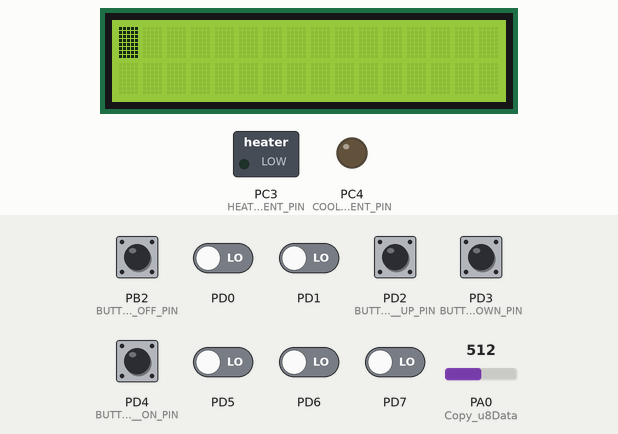
The program below on a simulated ATmega32, built with avr-gcc and emulated at 16 MHz. Parts: 16×2 character LCD, switched loads named in the program (green lamp = pin HIGH), output pins drawn as LEDs (lit = HIGH). Wiring (inferred from the names in the program): character LCD (HD44780): RS PB1; E PB3; data PA4, PA5, PA6, PA7. Inputs (shaded band) come from the test bench; at power-on: PD2 (BUTTON__UP_PIN), PD3 (BUTTON__DOWN_PIN) HIGH, PB2 (BUTTON__OFF_PIN), PD0, PD1, PD4 (BUTTON__ON_PIN), PD5–7 LOW, PA0 (Copy_u8Data) = 512. Pins used as bus, display or sensor lines are not drawn. At 11.9 s the program stops and its outputs stay as they are.

Above: at 1.2 s.
1.3 s: PD4 (BUTTON__ON_PIN) pulled HIGH for 0.15 s
At 3.8 s:
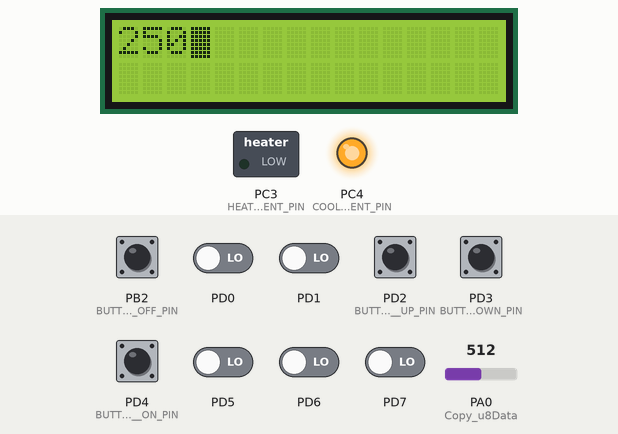
4.4 s: PA0 (Copy_u8Data) set to 60
At 6.4 s:
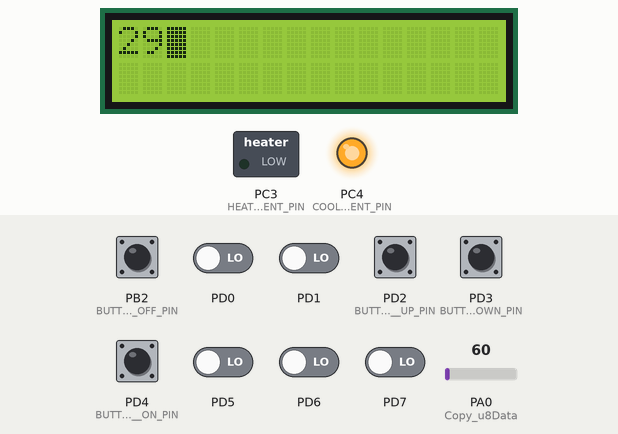
7.4 s: PA0 (Copy_u8Data) set to 121
At 7.9 s:
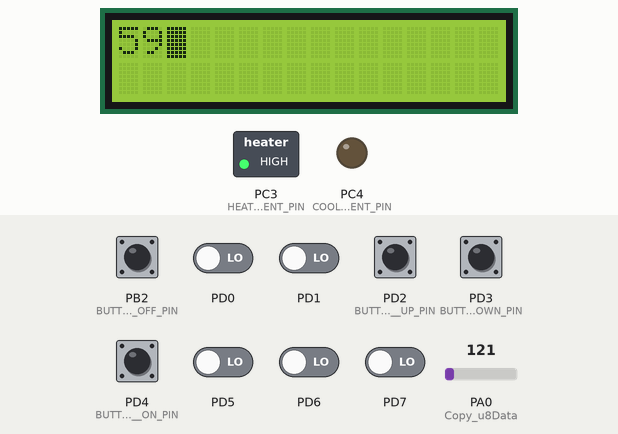
10.4 s: PA0 (Copy_u8Data) set to 144
At 11.8 s:
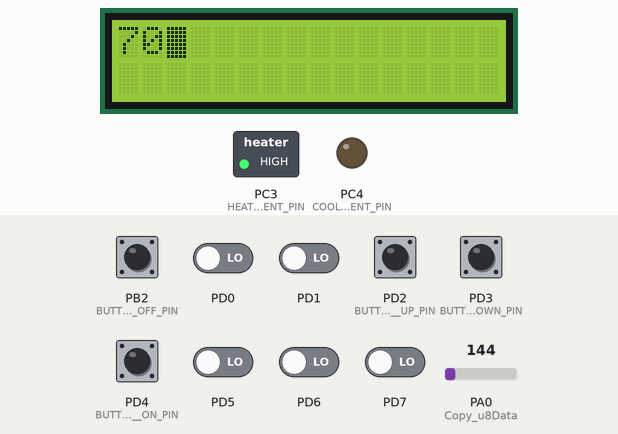
11.9 s: PB2 (BUTTON__OFF_PIN) pulled HIGH for 0.15 s
Timing chart, 0 to 13.4 s (numbered marks = the images above; inputs shaded):
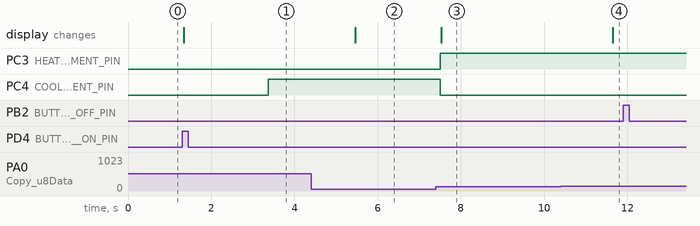

The program:

main.c
```c
/*
 * main.c
 *
 *  Created on: Jun 25, 2023
 *      Author: fathy
 */
#include "../LIBRARY/errorState.h"
#include"../LIBRARY/stdTypes.h"
#include"../MCAL/DIO/DIO_int.h"
#include "../HAL/BUTTON/BUTTON_int.h"

#include"../HAL/LCD/LCD_int.h"

#include "../MCAL/GIE/GIE_int.h"
#include "../MCAL/EXTI/EXTI_int.h"
#include "../MCAL/ADC/ADC_int.h"
#include "../HAL/TEMP_SENSOR/TEMP_SENSOR_int.h"

#include "../HAL/EEPROM/EEPROM_int.h"
#include "../HAL/COOLING_ELEMENT/COOLING_ELEMENT_int.h"
#include "../HAL/HEATING_ELEMENT/HEATING_ELEMENT_int.h"
void Initalization(void);
void LCD_Display(u8 Copy_u8Number);
void Sensor_Display(void);
void TURN_OFF(void);
void System_Managment(void);
void Temperature_Setting_Mode(void);
void Increase_TEMP(void);
void Decrease_TEMP(void);
void Save_Data(void);

u8 Initial_Temp=60;
u8 ON_Flag=0;
u8 First_Press=0; // for up and down buttons
u16 TEMPERATURE;
#include<util/delay.h>
int main(){
	Initalization();
	EXTI_voidCallBack(Increase_TEMP,INT0);
	EXTI_voidCallBack(Decrease_TEMP,INT1);
	EXTI_voidCallBack(Save_Data,INT2);
	u8 value;
	/*
	EEPROM_voidRead(&value,0,0);
	if(value!=0xFF){
		Initial_Temp=value;
	}
	*/
	while(1){
		BUTTON_ON_voidGetValue(&value);
		if (value==PRESSED){
			ON_Flag=1;
		}
		if(ON_Flag){
		Sensor_Display();
		System_Managment();
		}
		else{
			TURN_OFF();
		}
	}
}
void Initalization(void){
	GIE_voidEnable();
	EXTI_voidInit();
	LCD_voidInit();
	TEMP_SENSOR_voidInit();
	BUTTON_voidInit();

	EEPROM_voidInit();
	HEATING_ELEMENT_voidInit();
	COOLING_ELEMENT_voidInit();
}
void LCD_Display(u8 Copy_u8Number){
	LCD_voidClearScreen();
	LCD_voidWritInteger(Copy_u8Number);
}
void Sensor_Display(void){
	TEMPERATURE=TEMP_SENSOR_u16Read();
	LCD_Display(TEMPERATURE);
	_delay_ms(2000);
}
void TURN_OFF(void){
	HEATING_ELEMENT_voidDisable();
	COOLING_ELEMENT_voidDisable();
	LCD_voidClearScreen();

}
void System_Managment(void){
	if(TEMPERATURE<Initial_Temp-5){
		HEATING_ELEMENT_voidEnable();
		COOLING_ELEMENT_voidDisable();
	}
	else if(TEMPERATURE>Initial_Temp+5){
		COOLING_ELEMENT_voidEnable();
		HEATING_ELEMENT_voidDisable();
	}
}
void Temperature_Setting_Mode(void){
	if(First_Press==1){
		LCD_Display(Initial_Temp);
	}
}
void Increase_TEMP(void){
	if(First_Press==1){
		if(Initial_Temp<=70){
			Initial_Temp+=5;
		}
		LCD_Display(Initial_Temp);
		_delay_ms(1000);
		First_Press=0;
	}
	else{
		First_Press=1;
	}

}
void Decrease_TEMP(void){
	if(First_Press==1){
			if(Initial_Temp>=40){
				Initial_Temp-=5;
			}
			LCD_Display(Initial_Temp);
			_delay_ms(1000);
			First_Press=0;
		}
		else{
			First_Press=1;
		}
}
void Save_Data(void){
	EEPROM_voidWrite(Initial_Temp,0,0);
	ON_Flag=0;
}
```

errorState.h
```c
/*
 * errorState.h
 *
 *  Created on: Sep 16, 2022
 *      Author: Ahmed El-Gaafrawy
 */

#ifndef ERRORSTATE_H_
#define ERRORSTATE_H_

typedef enum
{
	ES_OK,
	ES_NOK,
	ES_OUT_OF_RANGE,
	ES_NULL_POINTER,
}ES_t;

#endif /* ERRORSTATE_H_ */
```

BUTTON_conf.h
```c
/*
 * BUTTON_conf.h
 *
 *  Created on: Feb 8, 2023
 *      Author: fathy
 */

#ifndef HAL_BUTTON_BUTTON_CONF_H_
#define HAL_BUTTON_BUTTON_CONF_H_

#define BUTTON_UP_GROUP  DIO_u8GROUP_D
#define BUTTON__UP_PIN    DIO_u8PIN2


#define BUTTON_DOWN_GROUP  DIO_u8GROUP_D
#define BUTTON__DOWN_PIN    DIO_u8PIN3

#define BUTTON_ON_GROUP  DIO_u8GROUP_D
#define BUTTON__ON_PIN    DIO_u8PIN4

#define BUTTON_OFF_GROUP  DIO_u8GROUP_B
#define BUTTON__OFF_PIN    DIO_u8PIN2


#endif /* HAL_BUTTON_BUTTON_CONF_H_ */
```

BUTTON_int.h
```c
/*
 * BUTTON_int.h
 *
 *  Created on: Feb 8, 2023
 *      Author: fathy
 */

#ifndef HAL_BUTTON_BUTTON_INT_H_
#define HAL_BUTTON_BUTTON_INT_H_

void BUTTON_voidInit(void);
void BUTTON_ON_voidGetValue(u8 * copy_u8Value);
void BUTTON_OFF_voidGetValue(u8 * copy_u8Value);

#define PRESSED  1
#endif /* HAL_BUTTON_BUTTON_INT_H_ */
```

BUTTON_priv.h
```c
/*
 * BUTTON_priv.h
 *
 *  Created on: Feb 8, 2023
 *      Author: fathy
 */

#ifndef HAL_BUTTON_BUTTON_PRIV_H_
#define HAL_BUTTON_BUTTON_PRIV_H_


#endif /* HAL_BUTTON_BUTTON_PRIV_H_ */
```

BUTTON_prog.c
```c
/*
 * BUTTON_prog.c
 *
 *  Created on: Feb 8, 2023
 *      Author: fathy
 */
#include "../../LIBRARY/errorState.h"
#include "../../LIBRARY/stdTypes.h"
#include"../../MCAL/DIO/DIO_int.h"
#include "BUTTON_priv.h"
#include "BUTTON_conf.h"
#include <util/delay.h>

void BUTTON_voidInit(void){

	DIO_voidSetPinDirection(BUTTON_ON_GROUP,BUTTON__ON_PIN,DIO_u8INPUT);
	DIO_voidSetPinValue(BUTTON_ON_GROUP,BUTTON__ON_PIN,DIO_u8FLOAT);

	DIO_voidSetPinDirection(BUTTON_OFF_GROUP,BUTTON__OFF_PIN,DIO_u8INPUT);
	DIO_voidSetPinValue(BUTTON_OFF_GROUP,BUTTON__OFF_PIN,DIO_u8FLOAT);

	DIO_voidSetPinDirection(BUTTON_UP_GROUP,BUTTON__UP_PIN,DIO_u8INPUT);
	DIO_voidSetPinValue(BUTTON_UP_GROUP,BUTTON__UP_PIN,DIO_u8FLOAT);

	DIO_voidSetPinDirection(BUTTON_DOWN_GROUP,BUTTON__DOWN_PIN,DIO_u8INPUT);
	DIO_voidSetPinValue(BUTTON_DOWN_GROUP,BUTTON__DOWN_PIN,DIO_u8FLOAT);

	return;
}
void BUTTON_ON_voidGetValue(u8 * copy_u8Value){
	u8 Local_u8Value=0;
	DIO_voidGetPinValue(BUTTON_ON_GROUP,BUTTON__ON_PIN,&Local_u8Value);
	*copy_u8Value=Local_u8Value;
}
void BUTTON_OFF_voidGetValue(u8 * copy_u8Value){
	    u8 Local_u8Value=0;
		DIO_voidGetPinValue(BUTTON_OFF_GROUP,BUTTON__OFF_PIN,&Local_u8Value);
		*copy_u8Value=Local_u8Value;
}
```

COOLING_ELEMENT_conf.h
```c
/*
 * COOLING_ELEMENT_conf.h
 *
 *  Created on: Jul 5, 2023
 *      Author: fathy
 */

#ifndef HAL_COOLING_ELEMENT_COOLING_ELEMENT_CONF_H_
#define HAL_COOLING_ELEMENT_COOLING_ELEMENT_CONF_H_

#define COOLING_ELEMENT_GROUP    DIO_u8GROUP_C
#define COOLING_ELEMENT_PIN      DIO_u8PIN4

#endif /* HAL_COOLING_ELEMENT_COOLING_ELEMENT_CONF_H_ */
```

COOLING_ELEMENT_int.h
```c
/*
 * COOLING_ELEMENT_int.h
 *
 *  Created on: Jul 5, 2023
 *      Author: fathy
 */

#ifndef HAL_COOLING_ELEMENT_COOLING_ELEMENT_INT_H_
#define HAL_COOLING_ELEMENT_COOLING_ELEMENT_INT_H_

void COOLING_ELEMENT_voidInit(void);
void COOLING_ELEMENT_voidEnable(void);
void COOLING_ELEMENT_voidDisable(void);


#endif /* HAL_COOLING_ELEMENT_COOLING_ELEMENT_INT_H_ */
```

COOLING_ELEMENT_priv.h
```c
/*
 * COOLING_ELEMENT_priv.h
 *
 *  Created on: Jul 5, 2023
 *      Author: fathy
 */

#ifndef HAL_COOLING_ELEMENT_COOLING_ELEMENT_PRIV_H_
#define HAL_COOLING_ELEMENT_COOLING_ELEMENT_PRIV_H_


#endif /* HAL_COOLING_ELEMENT_COOLING_ELEMENT_PRIV_H_ */
```

COOLING_ELEMENT_prog.c
```c
/*

 * COOLING_ELEMENT_prog.c
 *
 *  Created on: Jul 5, 2023
 *      Author: fathy
 */


#include"../../LIBRARY/stdTypes.h"
#include"../../MCAL/DIO/DIO_int.h"
#include "COOLING_ELEMENT_priv.h"
#include "COOLING_ELEMENT_conf.h"
void COOLING_ELEMENT_voidInit(void){
	DIO_voidSetPinDirection(COOLING_ELEMENT_GROUP,COOLING_ELEMENT_PIN,DIO_u8OUTPUT);
}
void COOLING_ELEMENT_voidEnable(void){
	DIO_voidSetPinValue(COOLING_ELEMENT_GROUP,COOLING_ELEMENT_PIN,DIO_u8HIGH);
}
void COOLING_ELEMENT_voidDisable(void){
	DIO_voidSetPinValue(COOLING_ELEMENT_GROUP,COOLING_ELEMENT_PIN,DIO_u8LOW);
}
```

EEPROM_conf.h
```c
/*
 * EEPROM_conf.h
 *
 *  Created on: Feb 7, 2023
 *      Author: fathy
 */

#ifndef HAL_EEPROM_EEPROM_CONF_H_
#define HAL_EEPROM_EEPROM_CONF_H_

#endif /* HAL_EEPROM_EEPROM_CONF_H_ */
```

EEPROM_int.h
```c
/*
 * EEPROM_int.h
 *
 *  Created on: Feb 7, 2023
 *      Author: fathy
 */

#ifndef HAL_EEPROM_EEPROM_INT_H_
#define HAL_EEPROM_EEPROM_INT_H_

void EEPROM_voidInit(void);
void EEPROM_voidWrite(u8 Copy_u8Data,u8 Copy_u8PageAddress,u8 Copy_u8ByteAddress);
void EEPROM_voidRead(u8* Copy_u8Data,u8 Copy_u8PageAddress,u8 Copy_u8ByteAddress);
#endif /* HAL_EEPROM_EEPROM_INT_H_ */
```

EEPROM_priv.h
```c
/*
 * EEPROM_priv.h
 *
 *  Created on: Feb 7, 2023
 *      Author: fathy
 */

#ifndef HAL_EEPROM_EEPROM_PRIV_H_
#define HAL_EEPROM_EEPROM_PRIV_H_

#endif /* HAL_EEPROM_EEPROM_PRIV_H_ */
```

EEPROM_prog.c
```c
/*
 * EEPROM_prog.c
 *
 *  Created on: Feb 7, 2023
 *      Author: fathy
 */
#include "../../LIBRARY/errorState.h"
#include "../../LIBRARY/stdTypes.h"
#include"../../MCAL/IIC/IIC_int.h"
#include"EEPROM_priv.h"
#include "EEPROM_conf.h"

void EEPROM_voidInit(void)
{

	IIC_voidInit();
	return;
}
void EEPROM_voidWrite(u8 Copy_u8Data,u8 Copy_u8PageAddress,u8 Copy_u8ByteAddress)
{

	if(Copy_u8PageAddress < 8)
	{
		IIC_voidStartCondition();
		IIC_voidSendSlaveAddressWrite((0x50 | Copy_u8PageAddress));
		IIC_voidSendData(Copy_u8ByteAddress);
		IIC_voidSendData(Copy_u8Data);
		IIC_voidStopCondition();
	}

}
void EEPROM_voidRead(u8* Copy_u8Data,u8 Copy_u8PageAddress,u8 Copy_u8ByteAddress)
{
		if(Copy_u8PageAddress < 8)
		{
	u8 Local_u8Data = 0;
	IIC_voidStartCondition();
	IIC_voidSendSlaveAddressWrite((0x50 | Copy_u8PageAddress));
	IIC_voidSendData(Copy_u8ByteAddress);
	IIC_voidRepeatedStart();
	IIC_voidSendSlaveAddressRead((0x50 | Copy_u8PageAddress));
	IIC_voidReadDataNoAck(&Local_u8Data);
	*Copy_u8Data=Local_u8Data;
	IIC_voidStopCondition();
		}
}
```

HEATING_ELEMENT_conf.h
```c
/*
 * HEATING_ELEMENT_conf.h
 *
 *  Created on: Jul 5, 2023
 *      Author: fathy
 */

#ifndef HAL_HEATING_ELEMENT_HEATING_ELEMENT_CONF_H_
#define HAL_HEATING_ELEMENT_HEATING_ELEMENT_CONF_H_

#define HEATING_ELEMENT_GROUP    DIO_u8GROUP_C
#define HEATING_ELEMENT_PIN      DIO_u8PIN3
#endif /* HAL_HEATING_ELEMENT_HEATING_ELEMENT_CONF_H_ */
```

HEATING_ELEMENT_int.h
```c
/*
 * HEATING_ELEMENT_int.h
 *
 *  Created on: Jul 5, 2023
 *      Author: fathy
 */

#ifndef HAL_HEATING_ELEMENT_HEATING_ELEMENT_INT_H_
#define HAL_HEATING_ELEMENT_HEATING_ELEMENT_INT_H_

void HEATING_ELEMENT_voidInit(void);
void HEATING_ELEMENT_voidEnable(void);
void HEATING_ELEMENT_voidDisable(void);


#endif /* HAL_HEATING_ELEMENT_HEATING_ELEMENT_INT_H_ */
```

HEATING_ELEMENT_priv.h
```c
/*
 * HEATING_ELEMENT_priv.h
 *
 *  Created on: Jul 5, 2023
 *      Author: fathy
 */

#ifndef HAL_HEATING_ELEMENT_HEATING_ELEMENT_PRIV_H_
#define HAL_HEATING_ELEMENT_HEATING_ELEMENT_PRIV_H_


#endif /* HAL_HEATING_ELEMENT_HEATING_ELEMENT_PRIV_H_ */
```

HEATING_ELEMENT_prog.c
```c
/*
 * HEATING_ELEMENT_prog.c
 *
 *  Created on: Jul 5, 2023
 *      Author: fathy
 */
#include"../../LIBRARY/stdTypes.h"
#include"../../MCAL/DIO/DIO_int.h"
#include "HEATING_ELEMENT_priv.h"
#include "HEATING_ELEMENT_conf.h"
void HEATING_ELEMENT_voidInit(void){
	DIO_voidSetPinDirection(HEATING_ELEMENT_GROUP,HEATING_ELEMENT_PIN,DIO_u8OUTPUT);
}
void HEATING_ELEMENT_voidEnable(void){
	DIO_voidSetPinValue(HEATING_ELEMENT_GROUP,HEATING_ELEMENT_PIN,DIO_u8HIGH);
}
void HEATING_ELEMENT_voidDisable(void){
	DIO_voidSetPinValue(HEATING_ELEMENT_GROUP,HEATING_ELEMENT_PIN,DIO_u8LOW);
}
```

LCD_conf.h
```c
/*
 * LCD_conf.h
 *
 *  Created on: Jan 28, 2023
 *      Author: fathy
 */

#ifndef HAL_LCD_LCD_CONF_H_
#define HAL_LCD_LCD_CONF_H_

#define LCD_MODE FOUR_BIT


#define LCD_u8RS_GROUP			DIO_u8GROUP_B
#define LCD_u8RS_PIN			    DIO_u8PIN1

#define LCD_u8RW_GROUP			DIO_u8GROUP_C
#define LCD_u8RW_PIN			    DIO_u8PIN7

#define LCD_u8EN_GROUP			DIO_u8GROUP_B
#define LCD_u8EN_PIN			    DIO_u8PIN3

#define LCD_u8D7_GROUP			DIO_u8GROUP_A
#define LCD_u8D7_PIN			    DIO_u8PIN7

#define LCD_u8D6_GROUP			DIO_u8GROUP_A
#define LCD_u8D6_PIN			    DIO_u8PIN6

#define LCD_u8D5_GROUP			DIO_u8GROUP_A
#define LCD_u8D5_PIN			    DIO_u8PIN5

#define LCD_u8D4_GROUP			DIO_u8GROUP_A
#define LCD_u8D4_PIN			    DIO_u8PIN4

#define LCD_u8D3_GROUP			DIO_u8GROUP_C
#define LCD_u8D3_PIN			    DIO_u8PIN0

#define LCD_u8D2_GROUP		    DIO_u8GROUP_D
#define LCD_u8D2_PIN			    DIO_u8PIN3

#define LCD_u8D1_GROUP			DIO_u8GROUP_A
#define LCD_u8D1_PIN			    DIO_u8PIN1

#define LCD_u8D0_GROUP			DIO_u8GROUP_B
#define LCD_u8D0_PIN			    DIO_u8PIN0


#endif /* HAL_LCD_LCD_CONF_H_ */
```

LCD_int.h
```c
/*
 * LCD_int.h
 *
 *  Created on: Jan 28, 2023
 *      Author: fathy
 */

#ifndef HAL_LCD_LCD_INT_H_
#define HAL_LCD_LCD_INT_H_

void LCD_voidInit(void);
void LCD_voidWriteData(u8 Copy_u8Data);
void LCD_voidWriteCommand(u8 Copy_u8Command);
void LCD_voidWriteNLatch(u8 Copy_u8Byte);
void LCD_voidWriteString(const char*Copy_String);
void LCD_voidClearScreen(void);
void LCD_voidShiftDisplayRight(void);
void LCD_voidShiftDisplayLeft(void);
void LCD_voidSetCgram(u8 * Copy_u8Array,u8 Copy_u8Position,u8 Copy_u8Num_Char);
void LCD_voidSetDdram(u8 Copy_u8Position);
void LCD_voidWriteCharacter(u8 Copy_u8Char);
void LCD_voidWritInteger(u16 Copy_intNumber);
void LCD_voidWriteFloat(float Copy_floatNumber);
void LCD_voidGoToPosition(u8 Copy_u8Row,u8 Copy_u8Col);

#endif /* HAL_LCD_LCD_INT_H_ */
```

LCD_priv.h
```c
/*
 * LCD_priv.h
 *
 *  Created on: Jan 28, 2023
 *      Author: fathy
 */

#ifndef HAL_LCD_LCD_PRIV_H_
#define HAL_LCD_LCD_PRIV_H_

#define FOUR_BIT 4
#define EIGHT_BIT 8


#endif /* HAL_LCD_LCD_PRIV_H_ */
```

LCD_prog.c
```c
/*
 * LCD_prog.c
 *
 *  Created on: Jan 28, 2023
 *      Author: fathy
 */
#include"../../LIBRARY/errorState.h"
#include"../../LIBRARY/stdTypes.h"
#include"../../MCAL/DIO/DIO_int.h"
#include"LCD_priv.h"
#include"LCD_conf.h"
#include<util/delay.h>
void LCD_voidWriteNLatch(u8 Copy_u8Byte){

	DIO_voidSetPinValue(LCD_u8RW_GROUP,LCD_u8RW_PIN,DIO_u8LOW);
	DIO_voidSetPinValue(LCD_u8EN_GROUP,LCD_u8EN_PIN,DIO_u8LOW);

#if LCD_MODE==EIGHT_BIT
	DIO_voidSetPinValue(LCD_u8D7_GROUP,LCD_u8D7_PIN,(Copy_u8Byte>>7)&DIO_u8BIT_MASK);
	DIO_voidSetPinValue(LCD_u8D7_GROUP,LCD_u8D6_PIN,(Copy_u8Byte>>6)&DIO_u8BIT_MASK);
	DIO_voidSetPinValue(LCD_u8D7_GROUP,LCD_u8D5_PIN,(Copy_u8Byte>>5)&DIO_u8BIT_MASK);
	DIO_voidSetPinValue(LCD_u8D7_GROUP,LCD_u8D4_PIN,(Copy_u8Byte>>4)&DIO_u8BIT_MASK);
	DIO_voidSetPinValue(LCD_u8D7_GROUP,LCD_u8D3_PIN,(Copy_u8Byte>>3)&DIO_u8BIT_MASK);
	DIO_voidSetPinValue(LCD_u8D7_GROUP,LCD_u8D2_PIN,(Copy_u8Byte>>2)&DIO_u8BIT_MASK);
	DIO_voidSetPinValue(LCD_u8D7_GROUP,LCD_u8D1_PIN,(Copy_u8Byte>>1)&DIO_u8BIT_MASK);
	DIO_voidSetPinValue(LCD_u8D7_GROUP,LCD_u8D0_PIN,(Copy_u8Byte>>0)&DIO_u8BIT_MASK);
#elif LCD_MODE==FOUR_BIT
	DIO_voidSetPinValue(LCD_u8D7_GROUP,LCD_u8D7_PIN,(Copy_u8Byte>>7)&DIO_u8BIT_MASK);
	DIO_voidSetPinValue(LCD_u8D7_GROUP,LCD_u8D6_PIN,(Copy_u8Byte>>6)&DIO_u8BIT_MASK);
	DIO_voidSetPinValue(LCD_u8D7_GROUP,LCD_u8D5_PIN,(Copy_u8Byte>>5)&DIO_u8BIT_MASK);
	DIO_voidSetPinValue(LCD_u8D7_GROUP,LCD_u8D4_PIN,(Copy_u8Byte>>4)&DIO_u8BIT_MASK);
	DIO_voidSetPinValue(LCD_u8EN_GROUP,LCD_u8EN_PIN,DIO_u8HIGH);
	_delay_ms(1);
	DIO_voidSetPinValue(LCD_u8EN_GROUP,LCD_u8EN_PIN,DIO_u8LOW);
	_delay_ms(2);
	DIO_voidSetPinValue(LCD_u8D7_GROUP,LCD_u8D7_PIN,((Copy_u8Byte>>3)&1));
	DIO_voidSetPinValue(LCD_u8D6_GROUP,LCD_u8D6_PIN,((Copy_u8Byte>>2)&1));
	DIO_voidSetPinValue(LCD_u8D5_GROUP,LCD_u8D5_PIN,((Copy_u8Byte>>1)&1));
	DIO_voidSetPinValue(LCD_u8D4_GROUP,LCD_u8D4_PIN,((Copy_u8Byte>>0)&1));
	DIO_voidSetPinValue(LCD_u8EN_GROUP,LCD_u8EN_PIN,DIO_u8HIGH);
	_delay_ms(1);
	DIO_voidSetPinValue(LCD_u8EN_GROUP,LCD_u8EN_PIN,DIO_u8LOW);
	_delay_ms(2);

	#endif

					return;
}
void LCD_voidInit(void){

	DIO_voidSetPinDirection(LCD_u8RS_GROUP,LCD_u8RS_PIN,DIO_u8OUTPUT);
	DIO_voidSetPinDirection(LCD_u8RW_GROUP,LCD_u8RW_PIN,DIO_u8OUTPUT);
	DIO_voidSetPinDirection(LCD_u8EN_GROUP,LCD_u8EN_PIN,DIO_u8OUTPUT);

	DIO_voidSetPinDirection(LCD_u8D7_GROUP,LCD_u8D7_PIN,DIO_u8OUTPUT);
	DIO_voidSetPinDirection(LCD_u8D6_GROUP,LCD_u8D6_PIN,DIO_u8OUTPUT);
	DIO_voidSetPinDirection(LCD_u8D5_GROUP,LCD_u8D5_PIN,DIO_u8OUTPUT);
	DIO_voidSetPinDirection(LCD_u8D4_GROUP,LCD_u8D4_PIN,DIO_u8OUTPUT);
#if LCD_MODE== EIGHT_BIT
	DIO_voidSetPinDirection(LCD_u8D3_GROUP,LCD_u8D3_PIN,DIO_u8OUTPUT);
	DIO_voidSetPinDirection(LCD_u8D2_GROUP,LCD_u8D2_PIN,DIO_u8OUTPUT);
	DIO_voidSetPinDirection(LCD_u8D1_GROUP,LCD_u8D1_PIN,DIO_u8OUTPUT);
	DIO_voidSetPinDirection(LCD_u8D0_GROUP,LCD_u8D0_PIN,DIO_u8OUTPUT);

	DIO_voidSetPinValue(LCD_u8RS_GROUP,LCD_u8RS_PIN,DIO_u8OW);
	LCD_voidWriteNLatch(0x38);
#elif LCD_MODE==FOUR_BIT
	DIO_voidSetPinValue(LCD_u8D7_GROUP,LCD_u8D7_PIN,0);
	DIO_voidSetPinValue(LCD_u8D6_GROUP,LCD_u8D6_PIN,0);
	DIO_voidSetPinValue(LCD_u8D5_GROUP,LCD_u8D5_PIN,1);
	DIO_voidSetPinValue(LCD_u8D4_GROUP,LCD_u8D4_PIN,0);
	DIO_voidSetPinValue(LCD_u8EN_GROUP,LCD_u8EN_PIN,DIO_u8HIGH);
	_delay_ms(1);
	DIO_voidSetPinValue(LCD_u8EN_GROUP,LCD_u8EN_PIN,DIO_u8LOW);
		_delay_ms(2);
		DIO_voidSetPinValue(LCD_u8RS_GROUP,LCD_u8RS_PIN,DIO_u8LOW);

	      LCD_voidWriteNLatch(0x28);

#endif
	      //desplay on off

	     	      DIO_voidSetPinValue(LCD_u8RS_GROUP,LCD_u8RS_PIN,DIO_u8LOW);
	     	      LCD_voidWriteNLatch(0X0F);
	     	      //desplay clear
	     	     DIO_voidSetPinValue(LCD_u8RS_GROUP,LCD_u8RS_PIN,DIO_u8LOW);
	     	    	     	      LCD_voidWriteNLatch(0X01);
	     	    	     	      //set mode (increasing or decreasing)and the cursor
	     	    	     	     DIO_voidSetPinValue(LCD_u8RS_GROUP,LCD_u8RS_PIN,DIO_u8LOW);
	     	    	     	    	      LCD_voidWriteNLatch(0X06);
	      return;
}
void LCD_voidWriteData(u8 Copy_u8Data){

	DIO_voidSetPinValue(LCD_u8RS_GROUP,LCD_u8RS_PIN,DIO_u8HIGH);
	LCD_voidWriteNLatch(Copy_u8Data);
	return;
}
void LCD_voidWriteCommand(u8 Copy_u8Command){

	DIO_voidSetPinValue(LCD_u8RS_GROUP,LCD_u8RS_PIN,DIO_u8LOW);
			      LCD_voidWriteNLatch(Copy_u8Command);
			      return;
}

void LCD_voidWriteString(const char*Copy_String){

	while(*Copy_String!=0){
			DIO_voidSetPinValue(LCD_u8RS_GROUP,LCD_u8RS_PIN,DIO_u8HIGH);
			LCD_voidWriteNLatch(*Copy_String++);
		}
	return;
}
void LCD_voidClearScreen(void){

	DIO_voidSetPinValue(LCD_u8RS_GROUP,LCD_u8RS_PIN,DIO_u8LOW);
	LCD_voidWriteNLatch(0x01);
	LCD_voidWriteCommand(0x80);           //GO TO POSITION ZER0
	return;
}
void LCD_voidShiftDisplayRight(void){

	LCD_voidWriteCommand(0x18);
	return ;
}
void LCD_voidDisplayLeft(void){

	LCD_voidWriteCommand(0x1c);
	return ;
}
void LCD_voidSetCgram(u8 * Copy_u8Array,u8 Copy_u8Position,u8 Copy_u8Num_Char){

	LCD_voidWriteCommand(0x40+8*Copy_u8Position);
		u8 i;
		for(i=0;i<8*Copy_u8Num_Char;i++){
			LCD_voidWriteData(Copy_u8Array[i]);

		}
		return;
}
void LCD_voidSetDdram(u8 Copy_u8Position){

		LCD_voidWriteCommand(0X80+(8*Copy_u8Position));
		return;
}
void LCD_voidWriteCharacter(u8 Copy_u8Char){

	LCD_voidWriteData(Copy_u8Char);
	return;
}
void LCD_voidWritInteger(u16 Copy_intNumber){

int local_intTempNum=Copy_intNumber;
u8 local_u8Length=0;
if(Copy_intNumber==0){
	LCD_voidWriteCharacter('0');
	return;
}
while(local_intTempNum!=0){
	local_intTempNum/=10;
	local_u8Length++;
}
u8 array[local_u8Length];
local_intTempNum=Copy_intNumber;
for(u8 i=local_u8Length;i>0;i--){
	array[i-1]=local_intTempNum%10+'0';
	local_intTempNum/=10;
}
for(u8 i=0;i<local_u8Length;i++){
	LCD_voidWriteCharacter(array[i]);
}
return;
}
void LCD_voidWriteFloat(f32 Copy_floatNumber){

	u32 Local_u32int=(u32)(Copy_floatNumber);
	LCD_voidWritInteger(Local_u32int);
	LCD_voidWriteCharacter('.');
	u32 Local_u32float=(u32)(1000.0*(Copy_floatNumber-(u32)(Local_u32int)));
    LCD_voidWritInteger(Local_u32float);

	return;
}
void LCD_voidGoToPosition(u8 Copy_u8Row,u8 Copy_u8Col){

	if(Copy_u8Row<=1&&Copy_u8Col<=16){
		if(Copy_u8Row==0){
			LCD_voidWriteCommand((0x80+Copy_u8Col));
		}
		else if(Copy_u8Row==1){
			LCD_voidWriteCommand((0xC0+Copy_u8Col));
		}
	}

		return;

}
```

Source omitted: TEMP_SENSOR_conf.h (223 bytes), TEMP_SENSOR_int.h (282 bytes), TEMP_SENSOR_priv.h (223 bytes), TEMP_SENSOR_prog.c (546 bytes), stdTypes.h (578 bytes), ADC_conf.h (362 bytes), ADC_int.h (651 bytes), ADC_priv.h (587 bytes), ADC_prog.c (2788 bytes), DIO_conf.h (171 bytes), DIO_int.h (1197 bytes), DIO_priv.h (1177 bytes) and 13 more

Measured:
- after the input at 1.3 s, PC4 (COOLING_ELEMENT_PIN): LOW → HIGH after 2.1 s; the display: changes at once (image 1)
- after the input at 4.4 s, the display: changes after 1.1 s (image 2)
- after the input at 7.4 s, the display: changes after 0.13 s (image 3)
- after the input at 10.4 s, the display: changes after 1.3 s (image 4)
- after the input at 11.9 s, every drawn part: stays the same
